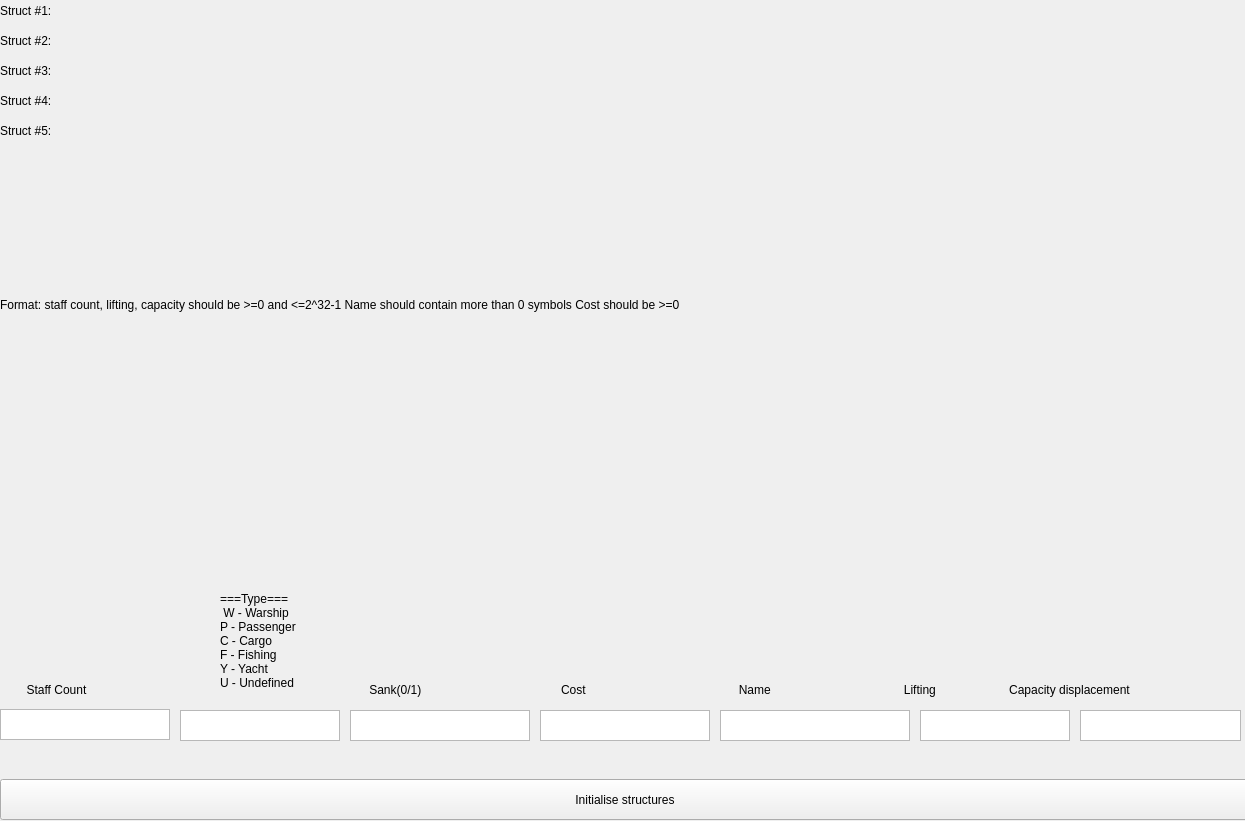
<?xml version="1.0" encoding="UTF-8"?>
<ui version="4.0">
 <class>MainWindow</class>
 <widget class="QMainWindow" name="MainWindow">
  <property name="geometry">
   <rect>
    <x>0</x>
    <y>0</y>
    <width>1245</width>
    <height>821</height>
   </rect>
  </property>
  <property name="minimumSize">
   <size>
    <width>1245</width>
    <height>821</height>
   </size>
  </property>
  <property name="maximumSize">
   <size>
    <width>1245</width>
    <height>821</height>
   </size>
  </property>
  <property name="windowTitle">
   <string>MainWindow</string>
  </property>
  <widget class="QWidget" name="centralwidget">
   <widget class="QLabel" name="label">
    <property name="geometry">
     <rect>
      <x>0</x>
      <y>0</y>
      <width>71</width>
      <height>21</height>
     </rect>
    </property>
    <property name="text">
     <string>Struct #1:</string>
    </property>
   </widget>
   <widget class="QLabel" name="label_2">
    <property name="geometry">
     <rect>
      <x>0</x>
      <y>30</y>
      <width>71</width>
      <height>21</height>
     </rect>
    </property>
    <property name="text">
     <string>Struct #2:</string>
    </property>
   </widget>
   <widget class="QLabel" name="label_3">
    <property name="geometry">
     <rect>
      <x>0</x>
      <y>60</y>
      <width>71</width>
      <height>21</height>
     </rect>
    </property>
    <property name="text">
     <string>Struct #3:</string>
    </property>
   </widget>
   <widget class="QLabel" name="s1">
    <property name="geometry">
     <rect>
      <x>80</x>
      <y>0</y>
      <width>1160</width>
      <height>21</height>
     </rect>
    </property>
    <property name="text">
     <string/>
    </property>
   </widget>
   <widget class="QLabel" name="s2">
    <property name="geometry">
     <rect>
      <x>80</x>
      <y>30</y>
      <width>1160</width>
      <height>21</height>
     </rect>
    </property>
    <property name="text">
     <string/>
    </property>
   </widget>
   <widget class="QLabel" name="s3">
    <property name="geometry">
     <rect>
      <x>80</x>
      <y>60</y>
      <width>1160</width>
      <height>21</height>
     </rect>
    </property>
    <property name="text">
     <string/>
    </property>
   </widget>
   <widget class="QPushButton" name="pushButton">
    <property name="geometry">
     <rect>
      <x>0</x>
      <y>779</y>
      <width>1250</width>
      <height>41</height>
     </rect>
    </property>
    <property name="text">
     <string>Initialise structures</string>
    </property>
   </widget>
   <widget class="QTextEdit" name="staff">
    <property name="geometry">
     <rect>
      <x>0</x>
      <y>709</y>
      <width>170</width>
      <height>31</height>
     </rect>
    </property>
   </widget>
   <widget class="QTextEdit" name="type">
    <property name="geometry">
     <rect>
      <x>180</x>
      <y>710</y>
      <width>160</width>
      <height>31</height>
     </rect>
    </property>
   </widget>
   <widget class="QTextEdit" name="sank">
    <property name="geometry">
     <rect>
      <x>350</x>
      <y>710</y>
      <width>180</width>
      <height>31</height>
     </rect>
    </property>
   </widget>
   <widget class="QTextEdit" name="name">
    <property name="geometry">
     <rect>
      <x>720</x>
      <y>710</y>
      <width>190</width>
      <height>31</height>
     </rect>
    </property>
   </widget>
   <widget class="QTextEdit" name="cost">
    <property name="geometry">
     <rect>
      <x>540</x>
      <y>710</y>
      <width>170</width>
      <height>31</height>
     </rect>
    </property>
   </widget>
   <widget class="QTextEdit" name="lifting">
    <property name="geometry">
     <rect>
      <x>920</x>
      <y>710</y>
      <width>150</width>
      <height>31</height>
     </rect>
    </property>
   </widget>
   <widget class="QTextEdit" name="capacity">
    <property name="geometry">
     <rect>
      <x>1080</x>
      <y>710</y>
      <width>161</width>
      <height>31</height>
     </rect>
    </property>
    <property name="html">
     <string>&lt;!DOCTYPE HTML PUBLIC &quot;-//W3C//DTD HTML 4.0//EN&quot; &quot;http://www.w3.org/TR/REC-html40/strict.dtd&quot;&gt;
&lt;html&gt;&lt;head&gt;&lt;meta name=&quot;qrichtext&quot; content=&quot;1&quot; /&gt;&lt;meta charset=&quot;utf-8&quot; /&gt;&lt;style type=&quot;text/css&quot;&gt;
p, li { white-space: pre-wrap; }
hr { height: 1px; border-width: 0; }
li.unchecked::marker { content: &quot;\2610&quot;; }
li.checked::marker { content: &quot;\2612&quot;; }
&lt;/style&gt;&lt;/head&gt;&lt;body style=&quot; font-family:'Ubuntu'; font-size:11pt; font-weight:400; font-style:normal;&quot;&gt;
&lt;p style=&quot;-qt-paragraph-type:empty; margin-top:0px; margin-bottom:0px; margin-left:0px; margin-right:0px; -qt-block-indent:0; text-indent:0px;&quot;&gt;&lt;br /&gt;&lt;/p&gt;&lt;/body&gt;&lt;/html&gt;</string>
    </property>
   </widget>
   <widget class="QLabel" name="label_4">
    <property name="geometry">
     <rect>
      <x>0</x>
      <y>680</y>
      <width>1240</width>
      <height>20</height>
     </rect>
    </property>
    <property name="text">
     <string>        Staff Count                                                                                     Sank(0/1)                                          Cost                                              Name                                        Lifting                      Capacity displacement     </string>
    </property>
   </widget>
   <widget class="QLabel" name="label_5">
    <property name="geometry">
     <rect>
      <x>220</x>
      <y>580</y>
      <width>91</width>
      <height>121</height>
     </rect>
    </property>
    <property name="text">
     <string>===Type===
 W - Warship
P - Passenger
C - Cargo
F - Fishing
Y - Yacht
U - Undefined</string>
    </property>
   </widget>
   <widget class="QLabel" name="label_6">
    <property name="geometry">
     <rect>
      <x>0</x>
      <y>90</y>
      <width>71</width>
      <height>21</height>
     </rect>
    </property>
    <property name="text">
     <string>Struct #4:</string>
    </property>
   </widget>
   <widget class="QLabel" name="s4">
    <property name="geometry">
     <rect>
      <x>80</x>
      <y>90</y>
      <width>1160</width>
      <height>21</height>
     </rect>
    </property>
    <property name="text">
     <string/>
    </property>
   </widget>
   <widget class="QLabel" name="s5">
    <property name="geometry">
     <rect>
      <x>80</x>
      <y>120</y>
      <width>1160</width>
      <height>21</height>
     </rect>
    </property>
    <property name="text">
     <string/>
    </property>
   </widget>
   <widget class="QLabel" name="label_7">
    <property name="geometry">
     <rect>
      <x>0</x>
      <y>120</y>
      <width>71</width>
      <height>21</height>
     </rect>
    </property>
    <property name="text">
     <string>Struct #5:</string>
    </property>
   </widget>
   <widget class="QLabel" name="label_8">
    <property name="geometry">
     <rect>
      <x>0</x>
      <y>230</y>
      <width>1231</width>
      <height>151</height>
     </rect>
    </property>
    <property name="text">
     <string>Format: staff count, lifting, capacity should be &gt;=0 and &lt;=2^32-1
Name should contain more than 0 symbols
Cost should be &gt;=0</string>
    </property>
   </widget>
  </widget>
 </widget>
 <resources/>
 <connections/>
</ui>
